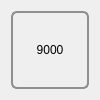
<?xml version="1.0" encoding="UTF-8"?>
<ui version="4.0">
 <class>CardWidget</class>
 <widget class="QWidget" name="CardWidget">
  <property name="geometry">
   <rect>
    <x>0</x>
    <y>0</y>
    <width>100</width>
    <height>100</height>
   </rect>
  </property>
  <property name="windowTitle">
   <string>Form</string>
  </property>
  <property name="styleSheet">
   <string notr="true"/>
  </property>
  <layout class="QGridLayout" name="gridLayout">
   <item row="0" column="0">
    <widget class="QPushButton" name="scoreButton">
     <property name="sizePolicy">
      <sizepolicy hsizetype="MinimumExpanding" vsizetype="MinimumExpanding">
       <horstretch>0</horstretch>
       <verstretch>0</verstretch>
      </sizepolicy>
     </property>
     <property name="styleSheet">
      <string notr="true">*:hover{
background-color: gray;
}
QPushButton {
    border: 2px solid #8f8f91;
    border-radius: 6px;
    background-color: qlineargradient(x1: 0, y1: 0, x2: 0, y2: 1,
                                      stop: 0 #f6f7fa, stop: 1 #dadbde);
color: black

}</string>
     </property>
     <property name="text">
      <string>9000</string>
     </property>
    </widget>
   </item>
  </layout>
 </widget>
 <resources/>
 <connections/>
</ui>
